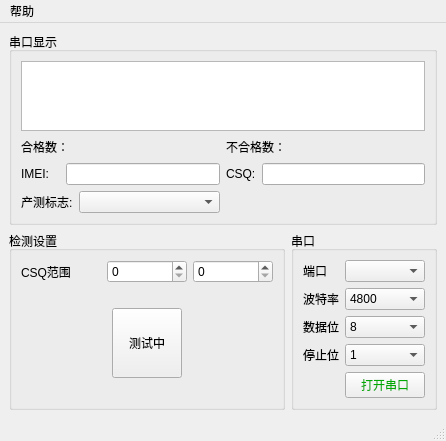
<?xml version="1.0" encoding="UTF-8"?>
<ui version="4.0">
 <class>MainWindow</class>
 <widget class="QMainWindow" name="MainWindow">
  <property name="geometry">
   <rect>
    <x>0</x>
    <y>0</y>
    <width>446</width>
    <height>433</height>
   </rect>
  </property>
  <property name="windowTitle">
   <string>MainWindow</string>
  </property>
  <widget class="QWidget" name="centralwidget">
   <layout class="QGridLayout" name="gridLayout_3">
    <item row="0" column="0" colspan="2">
     <widget class="QGroupBox" name="groupBox">
      <property name="title">
       <string>串口显示</string>
      </property>
      <layout class="QGridLayout" name="gridLayout_7">
       <item row="0" column="0" colspan="2">
        <widget class="QTextEdit" name="textEdit_showMess"/>
       </item>
       <item row="1" column="0" colspan="2">
        <layout class="QHBoxLayout" name="horizontalLayout_6" stretch="1,2,1,2">
         <item>
          <widget class="QLabel" name="label_niceText">
           <property name="minimumSize">
            <size>
             <width>20</width>
             <height>20</height>
            </size>
           </property>
           <property name="text">
            <string>合格数：</string>
           </property>
          </widget>
         </item>
         <item>
          <widget class="QLabel" name="label_niceNum">
           <property name="text">
            <string/>
           </property>
          </widget>
         </item>
         <item>
          <widget class="QLabel" name="label_badRateText">
           <property name="text">
            <string>不合格数：</string>
           </property>
          </widget>
         </item>
         <item>
          <widget class="QLabel" name="label_badRate">
           <property name="text">
            <string/>
           </property>
          </widget>
         </item>
        </layout>
       </item>
       <item row="2" column="0">
        <layout class="QHBoxLayout" name="horizontalLayout_3" stretch="1,4">
         <item>
          <widget class="QLabel" name="label_imei">
           <property name="text">
            <string>IMEI:</string>
           </property>
          </widget>
         </item>
         <item>
          <widget class="QLineEdit" name="lineEdit_imei"/>
         </item>
        </layout>
       </item>
       <item row="2" column="1">
        <layout class="QHBoxLayout" name="horizontalLayout_4" stretch="0,4">
         <item>
          <widget class="QLabel" name="label_csq_show">
           <property name="text">
            <string>CSQ:</string>
           </property>
          </widget>
         </item>
         <item>
          <widget class="QLineEdit" name="lineEdit_csq"/>
         </item>
        </layout>
       </item>
       <item row="3" column="0">
        <layout class="QHBoxLayout" name="horizontalLayout_5" stretch="1,4">
         <item>
          <widget class="QLabel" name="label_flag">
           <property name="text">
            <string>产测标志:</string>
           </property>
          </widget>
         </item>
         <item>
          <widget class="QComboBox" name="comboBox_flag">
           <item>
            <property name="text">
             <string/>
            </property>
           </item>
           <item>
            <property name="text">
             <string>开始产测</string>
            </property>
           </item>
           <item>
            <property name="text">
             <string>该产品已产测</string>
            </property>
           </item>
          </widget>
         </item>
        </layout>
       </item>
      </layout>
     </widget>
    </item>
    <item row="1" column="1">
     <widget class="QGroupBox" name="groupBox_serial">
      <property name="title">
       <string>串口</string>
      </property>
      <layout class="QGridLayout" name="gridLayout">
       <item row="0" column="0">
        <widget class="QLabel" name="label_12">
         <property name="text">
          <string>端口</string>
         </property>
        </widget>
       </item>
       <item row="0" column="1">
        <widget class="QComboBox" name="comboBox_uartPort_2">
         <property name="editable">
          <bool>false</bool>
         </property>
         <property name="sizeAdjustPolicy">
          <enum>QComboBox::AdjustToContents</enum>
         </property>
        </widget>
       </item>
       <item row="1" column="0">
        <widget class="QLabel" name="label_37">
         <property name="text">
          <string>波特率</string>
         </property>
        </widget>
       </item>
       <item row="1" column="1">
        <widget class="QComboBox" name="comboBox_uartBate_2">
         <property name="currentIndex">
          <number>0</number>
         </property>
         <item>
          <property name="text">
           <string>4800</string>
          </property>
         </item>
         <item>
          <property name="text">
           <string>9600</string>
          </property>
         </item>
         <item>
          <property name="text">
           <string>19200</string>
          </property>
         </item>
         <item>
          <property name="text">
           <string>38400</string>
          </property>
         </item>
         <item>
          <property name="text">
           <string>57600</string>
          </property>
         </item>
         <item>
          <property name="text">
           <string>115200</string>
          </property>
         </item>
         <item>
          <property name="text">
           <string>230400</string>
          </property>
         </item>
         <item>
          <property name="text">
           <string>460800</string>
          </property>
         </item>
         <item>
          <property name="text">
           <string>921600</string>
          </property>
         </item>
        </widget>
       </item>
       <item row="2" column="0">
        <widget class="QLabel" name="label_38">
         <property name="text">
          <string>数据位</string>
         </property>
        </widget>
       </item>
       <item row="2" column="1">
        <widget class="QComboBox" name="comboBox_uartData_2">
         <property name="currentIndex">
          <number>3</number>
         </property>
         <item>
          <property name="text">
           <string>5</string>
          </property>
         </item>
         <item>
          <property name="text">
           <string>6</string>
          </property>
         </item>
         <item>
          <property name="text">
           <string>7</string>
          </property>
         </item>
         <item>
          <property name="text">
           <string>8</string>
          </property>
         </item>
        </widget>
       </item>
       <item row="3" column="0">
        <widget class="QLabel" name="label_39">
         <property name="text">
          <string>停止位</string>
         </property>
        </widget>
       </item>
       <item row="3" column="1">
        <widget class="QComboBox" name="comboBox_uartStop_2">
         <item>
          <property name="text">
           <string>1</string>
          </property>
         </item>
         <item>
          <property name="text">
           <string>1.5</string>
          </property>
         </item>
         <item>
          <property name="text">
           <string>2</string>
          </property>
         </item>
        </widget>
       </item>
       <item row="4" column="1">
        <widget class="QPushButton" name="pushButton_uartOpen_2">
         <property name="styleSheet">
          <string notr="true">font: 75 9pt &quot;Bell MT&quot;;
color: rgb(0, 170, 0);


</string>
         </property>
         <property name="text">
          <string>打开串口</string>
         </property>
        </widget>
       </item>
      </layout>
     </widget>
    </item>
    <item row="1" column="0">
     <widget class="QGroupBox" name="groupBox_3">
      <property name="styleSheet">
       <string notr="true"/>
      </property>
      <property name="title">
       <string>检测设置</string>
      </property>
      <layout class="QGridLayout" name="gridLayout_8">
       <item row="0" column="0">
        <layout class="QHBoxLayout" name="horizontalLayout_2">
         <item>
          <widget class="QLabel" name="label_csq">
           <property name="text">
            <string>CSQ范围</string>
           </property>
          </widget>
         </item>
         <item>
          <widget class="QSpinBox" name="spinBox_csq_min"/>
         </item>
         <item>
          <widget class="QSpinBox" name="spinBox_csq_max"/>
         </item>
        </layout>
       </item>
       <item row="1" column="0">
        <widget class="QWidget" name="widget" native="true">
         <property name="styleSheet">
          <string notr="true"/>
         </property>
         <layout class="QGridLayout" name="gridLayout_5">
          <property name="leftMargin">
           <number>0</number>
          </property>
          <property name="topMargin">
           <number>0</number>
          </property>
          <property name="rightMargin">
           <number>0</number>
          </property>
          <property name="bottomMargin">
           <number>0</number>
          </property>
          <property name="spacing">
           <number>0</number>
          </property>
          <item row="0" column="0">
           <layout class="QHBoxLayout" name="horizontalLayout">
            <property name="spacing">
             <number>0</number>
            </property>
            <item>
             <spacer name="horizontalSpacer_2">
              <property name="orientation">
               <enum>Qt::Horizontal</enum>
              </property>
              <property name="sizeHint" stdset="0">
               <size>
                <width>40</width>
                <height>20</height>
               </size>
              </property>
             </spacer>
            </item>
            <item>
             <widget class="QPushButton" name="pushButton_ok">
              <property name="minimumSize">
               <size>
                <width>70</width>
                <height>70</height>
               </size>
              </property>
              <property name="maximumSize">
               <size>
                <width>70</width>
                <height>70</height>
               </size>
              </property>
              <property name="styleSheet">
               <string notr="true">QPushButton{background-color: rgb(225, 225, 225);border:2px groove gray;border-radius:35px;padding:2px 4px;border-style: outset;}&quot;
&quot;QPushButton:hover{background-color:rgb(229, 241, 251); color: black;}&quot;
&quot;QPushButton:pressed{background-color:rgb(204, 228, 247);border-style: inset;}&quot;</string>
              </property>
              <property name="text">
               <string>测试中</string>
              </property>
             </widget>
            </item>
            <item>
             <spacer name="horizontalSpacer">
              <property name="orientation">
               <enum>Qt::Horizontal</enum>
              </property>
              <property name="sizeHint" stdset="0">
               <size>
                <width>40</width>
                <height>20</height>
               </size>
              </property>
             </spacer>
            </item>
           </layout>
          </item>
         </layout>
        </widget>
       </item>
      </layout>
     </widget>
    </item>
   </layout>
  </widget>
  <widget class="QMenuBar" name="menubar">
   <property name="geometry">
    <rect>
     <x>0</x>
     <y>0</y>
     <width>446</width>
     <height>23</height>
    </rect>
   </property>
   <widget class="QMenu" name="menu">
    <property name="title">
     <string>帮助</string>
    </property>
    <addaction name="action_update"/>
    <addaction name="action_help"/>
   </widget>
   <addaction name="menu"/>
  </widget>
  <widget class="QStatusBar" name="statusBar"/>
  <action name="actionsheng">
   <property name="text">
    <string>sheng</string>
   </property>
  </action>
  <action name="action_update">
   <property name="text">
    <string>升级检测</string>
   </property>
  </action>
  <action name="action_help">
   <property name="text">
    <string>帮助文档</string>
   </property>
  </action>
 </widget>
 <resources/>
 <connections/>
</ui>
